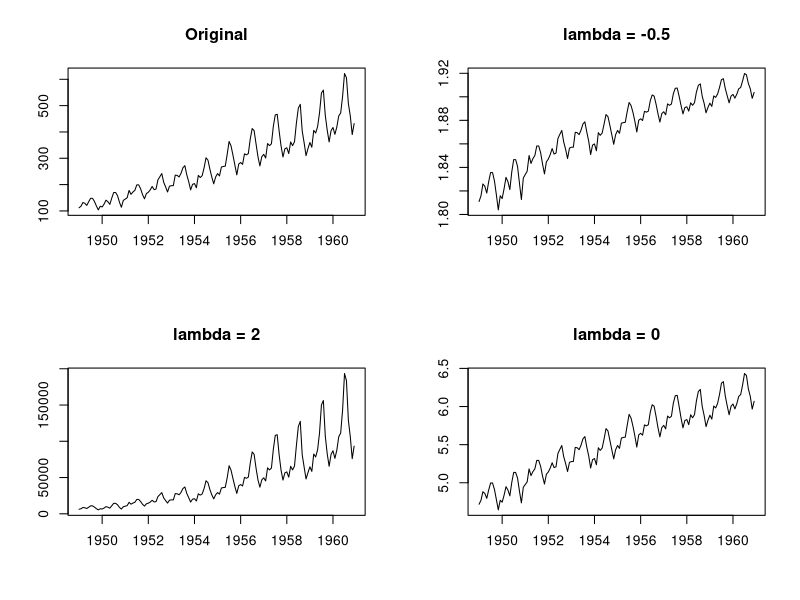

This figure's R source:
## Example Introduction to Time Series 3.1

# define the Box-Cox transformation
box.cox <- function(x, lambda) {
  if (lambda == 0)
    log(x) else (x^lambda - 1)/lambda
}
# plot the original and the transformed data
layout(matrix(c(1, 2, 3, 4), 2, 2))
plot(AirPassengers, main = "Original", ylab = "", xlab = "")
plot(box.cox(AirPassengers, 2), main = "lambda = 2", ylab = "",
     xlab = "")
plot(box.cox(AirPassengers, -0.5), main = "lambda = -0.5",
     ylab = "", xlab = "")
plot(box.cox(AirPassengers, 0), main = "lambda = 0", ylab = "",
     xlab = "")

